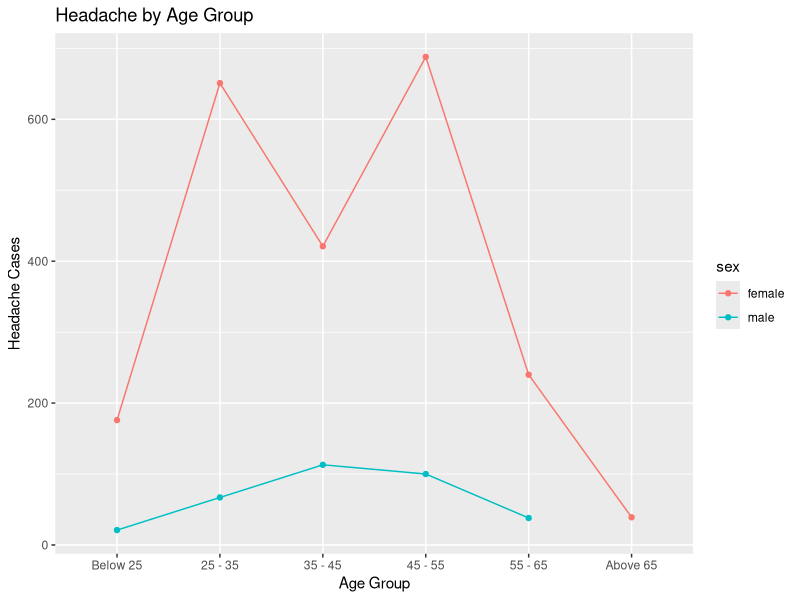

Recreate this plot in R.
# Importing the library
library(ggplot2)

# Use dplyr
library(dplyr)

# Reading the file
migraine <- read.csv(file = 'G15dataset_KosteckiDillon.csv')

# Printing the data
head(migraine)

# Feature Extraction

migraine <- migraine %>% mutate(agegroup = case_when(age <= 25 ~ 'Below 25',
                                                     age >= 25  & age <= 35 ~ '25 - 35',
                                                     age >= 35  & age <= 45 ~ '35 - 45',
                                                     age >= 45  & age <= 55 ~ '45 - 55',
                                                     age >= 55  & age <= 65 ~ '55 - 65',
                                                     age >= 65  ~ 'Above 65'
)) # end function

head(migraine)

migraine_headache = filter(migraine, headache == "yes")

head(migraine_headache)

migrainecount <- migraine_headache %>%  
  group_by(agegroup, sex) %>% 
  summarise(Freq = n()) 
migrainecount  


migrainecount$agegroup <- factor(migrainecount$agegroup, levels = c('Below 25', '25 - 35', '35 - 45','45 - 55','55 - 65',"Above 65"))

agegroupviz <- ggplot(migrainecount, aes(x=agegroup, y=Freq, group=sex)) + 
  geom_line(aes(color=sex))+
  geom_point(aes(color=sex))

agegroupviz <- agegroupviz + ggtitle("Headache by Age Group") + xlab("Age Group") + ylab("Headache Cases") # Adds titles

agegroupviz

